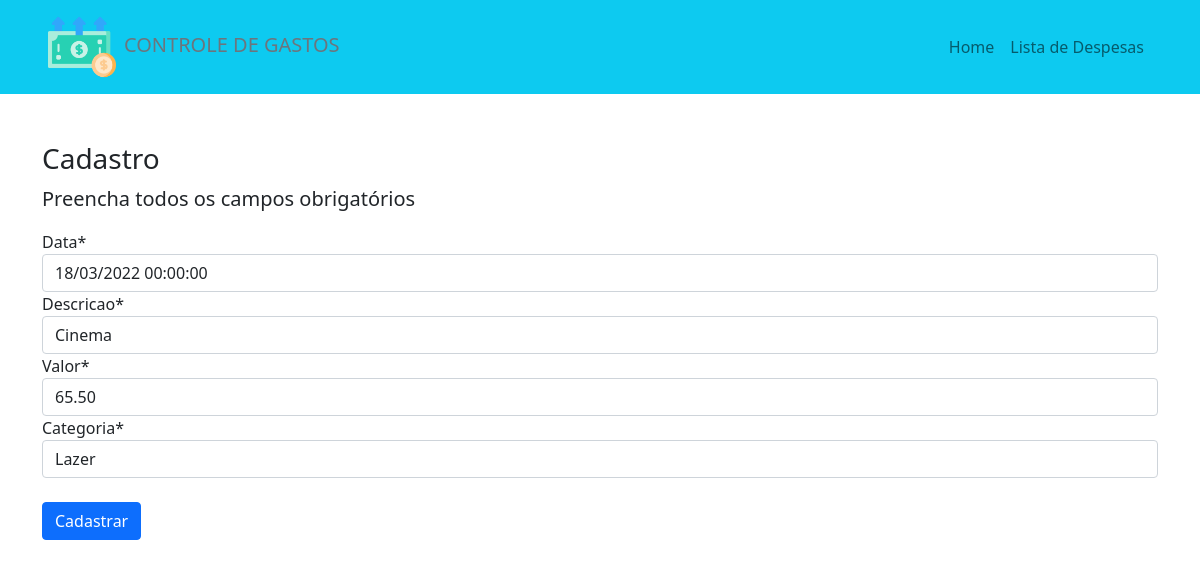
The page /update/transacao/14/ on the database its author committed.
### paginas/models.py (models this page shows, shortened)
class Transacao(models.Model):
    data = models.DateTimeField()
    descricao= models.CharField(max_length=200)
    valor = models.DecimalField(max_digits=7, decimal_places=2)
    categoria = models.ForeignKey(Categoria, on_delete=models.CASCADE)
    observacoes = models.TextField(null=True, blank=True)
    class Meta:
        verbose_name_plural = 'Transacoes'

### paginas/views.py (the view)
# urls.py: path('update/transacao/<int:pk>/', TransacaoUpdate.as_view(), name='update_transacao'),
class TransacaoUpdate(UpdateView):
    model = Transacao
    fields = ['data', 'descricao', 'valor', 'categoria']
    template_name = 'form.html'
    success_url = reverse_lazy('list_transacao')

### paginas/models.py (called while the page is built)
    def __str__(self):
        return self.nome

### paginas/templates/form.html (shortened to what this page needs)
{% extends 'modelo.html' %}
{% load static %}
{% load crispy_forms_tags %}
{% block conteudo %}
<div class="container my-5">
    <h3>Cadastro</h3>
    <p class="lead">
        Preencha todos os campos obrigatórios
    </p>
    <form action="" method="POST">
        {{ form|crispy }}
        <button type="submit" class="btn btn-primary mt-4">Cadastrar</button>
    </form>
</div>
{% endblock %}

### rows shown on the page
Transacao: data "18/03/2022 00:00:00", descricao "Cinema", valor "65.50", categoria "Lazer"
